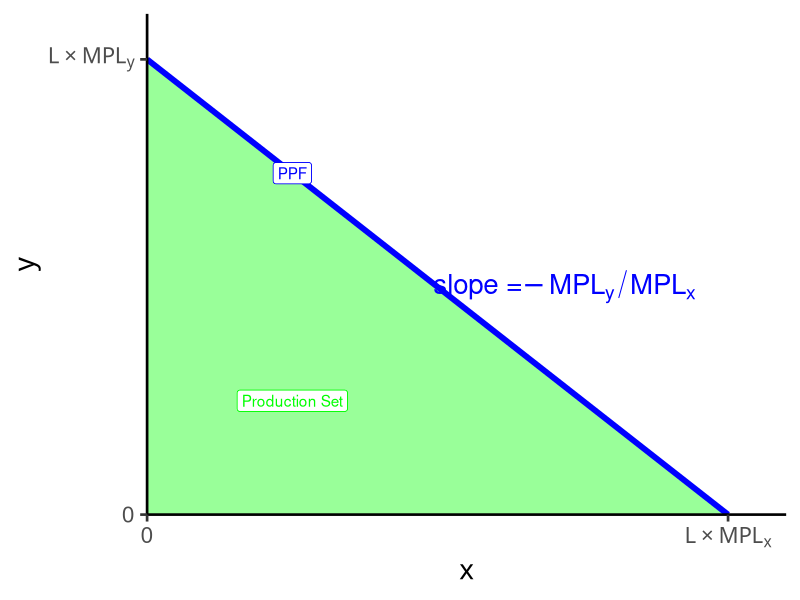

Write R code to recreate this figure.
## ---- chunk 1
library(tidyverse)
px<-2.5
py<-5
m<-20
ends<-tribble(
  ~x, ~y,
  0, (m/py),
  (m/px), 0
)
BC=function(x){(m/py)-(px/py)*x}
line_colors <- c("BC" = "blue")

fill<-tribble(
  ~x, ~y,
  0, (m/py),
  (m/px), 0,
  0,0
)

ggplot(data.frame(x=c(0,m/px)), aes(x=x))+
  geom_polygon(data=fill, aes(x=x, y=y),fill="green", alpha=0.4)+
  stat_function(fun=BC, geom="line", size=2, aes(color="BC"))+
  annotate("text", x = (0.5*(m/px)+1.75), y = BC(0.5*(m/px)), label = expression(paste("slope =", - MPL[y]/MPL[x])), color="blue", size =7)+
  geom_label(x = 2, y = BC(2), color = "blue", label = "PPF")+
  geom_label(x = 2, y = 1, color = "green", label = "Production Set")+
  scale_x_continuous(breaks = c(0,(m/px)),
                     labels = c(0,expression(L %*% MPL[x])),
                     expand=expand_scale(mult=c(0,0.1)))+
  scale_y_continuous(breaks = c(0,(m/py)),
                     labels = c(0,expression(L %*% MPL[y])),
                     expand=expand_scale(mult=c(0,0.1)))+
  scale_colour_manual("Curves", values = line_colors, guide=F)+
  labs(x = "x",
       y = "y")+
  theme_classic(base_family = "Fira Sans Condensed", base_size=20)
